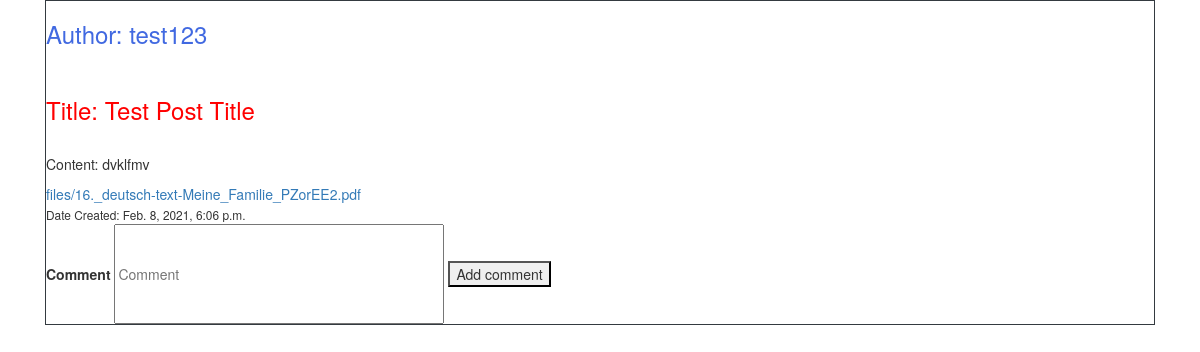
Page /file/27 (signed in) on the committed database.
### account/models.py (models this page shows, shortened)
class File(models.Model):
    username=models.ForeignKey(User,on_delete=models.CASCADE)
    title=models.CharField( max_length=200)
    content=models.TextField(max_length=200)
    date_posted=models.DateTimeField(auto_now_add=True)
    date_updated=models.DateTimeField(auto_now=True)
    date_expired=models.DateTimeField(default=get_default_my_date)
    commentPermit=models.ManyToManyField(User,related_name='commentpermit')
    showPermit=models.ManyToManyField(User,related_name='showpermit')
    file=models.FileField(upload_to='files', max_length=100)

### account/decorators.py (the view)
        def wrapper_func(request,*args,**kwargs):
            group=None
            if request.user.groups.exists():
                group=request.user.groups.all()[0].name
            if group in allowed_roles:
                return view_func(request,*args,**kwargs)
            else:
                return HttpResponse("You are not authorized")

### account/views.py (called while the page is built)
@login_required(login_url='login')
@allowedUsers(allowed_roles=['customer'])
def file(request,file_id):
    instance = get_object_or_404(File,id=file_id)
    comments=Comment.objects.all()
    showed=instance.showPermit.all
    commented=instance.commentPermit.all
    if request.method=="POST" :
        content=request.POST.get('comment')
        dateComment=datetime.date.today()
        Comment.objects.create(user=request.user,content=content,post=instance,date_comment=dateComment)
        return redirect('file',instance.id)
    context={'title':'File','instance':instance,'showed':showed,'commented':commented,'comments':comments}
    return render(request,'account/file.html',context)

### account/templates/account/file.html (shortened to what this page needs)
<!DOCTYPE html>
<html lang="en">
<head>
    <link rel="stylesheet" href="https://stackpath.bootstrapcdn.com/bootstrap/4.3.1/css/bootstrap.min.css">
    <link rel="stylesheet" href="https://maxcdn.bootstrapcdn.com/bootstrap/3.3.7/css/bootstrap.min.css">
</head>
<body>
    <div class="container">
        {% if request.user in showed or instance.username == request.user  %}
            <div class="border border-dark">
                <h3 style="color: royalblue;">Author: {{instance.username}}</h3><br>
                <h3 style="color: red;" >Title: {{instance.title}}</h3><br>
                <p>Content: {{instance.content}}</p>
                <a href="{{instance.file.url}}">{{instance.file}}</a><br>
                <small>Date Created: {{instance.date_posted}}</small>
                {% if  request.user in commented or instance.username == request.user %}
                    <form action='{% url 'file' instance.id %}' method="POST">
                        <label for="comment">Comment</label>
                        <input type="text" placeholder="Comment" name="comment" style="width: 330px; height: 100px;">
                        <button type="submit">Add comment</button>
                    </form>
                {% endif %}
            </div>
        {% else %}
            <h1>Sorry you don have permission</h1>
        {% endif %}
    </div>
</body>
</html>

### rows in the picture
File: username "test123", title "Test Post Title", content "dvklfmv", file "files/16._deutsch-text-Meine_Familie_PZorEE2.pdf", date_posted "Feb. 8, 2021, 6:06 p.m."
